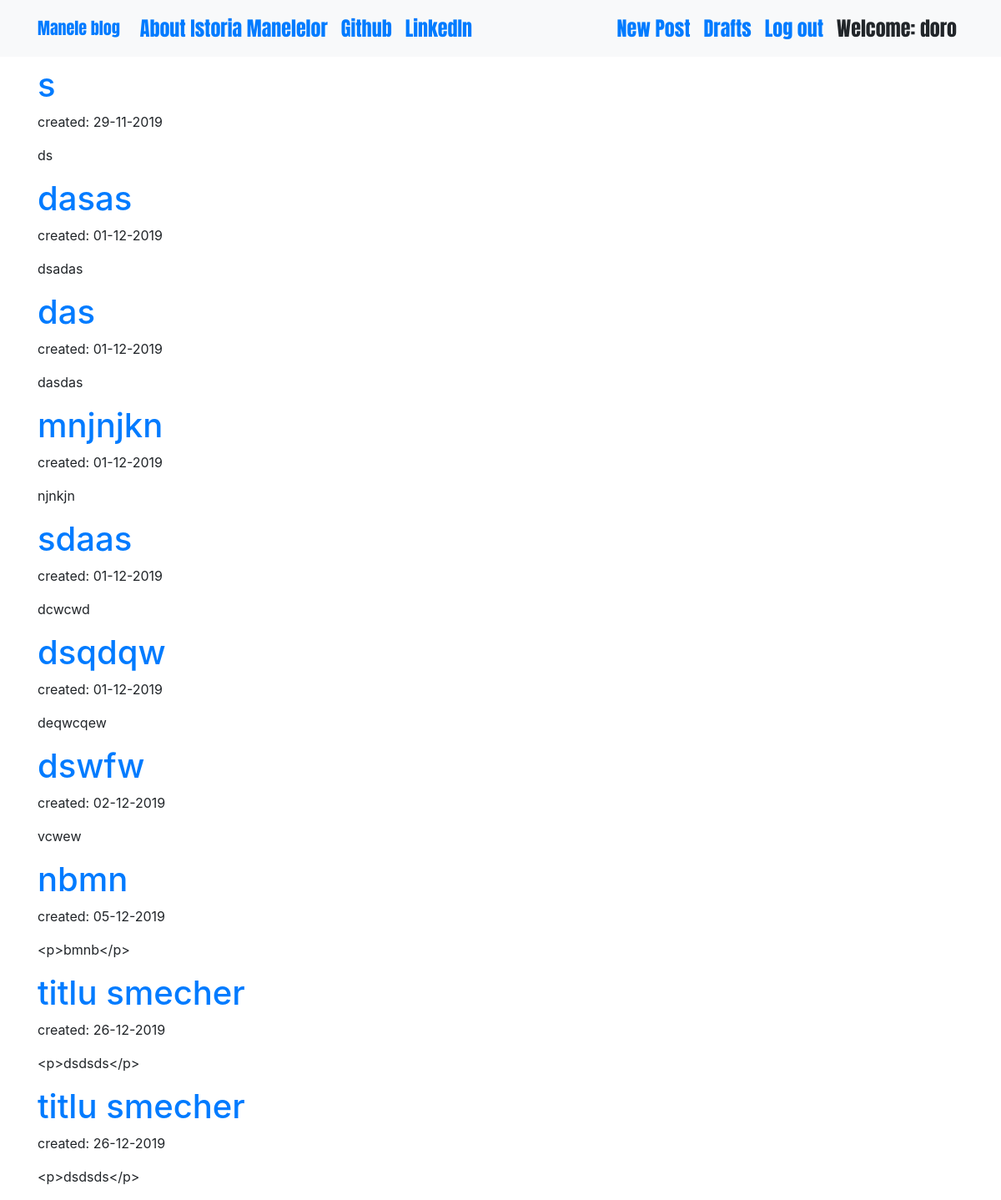
Before: /drafts/ (signed in) with the older database file.
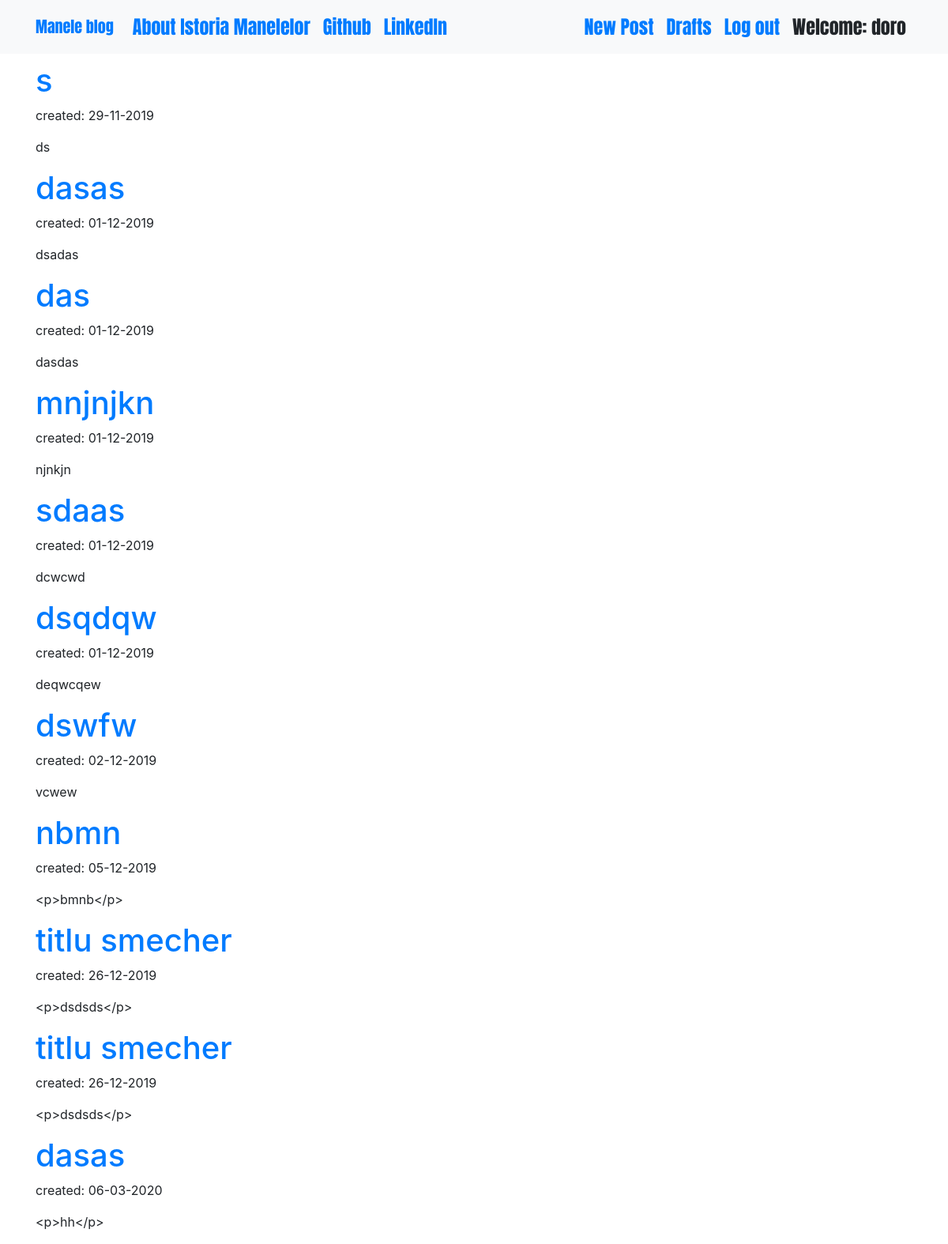
After: the same page with the newer database file.
### blog/models.py (models this page shows, shortened)
class Post(models.Model):
    author = models.ForeignKey('auth.User',on_delete=models.CASCADE)  # FK spre modelul auth.User (autentificarea userilor in admin)
    title = models.CharField(max_length=200)                          # FK-ul este cel ce  umple capul Author cu valori selectabile la crearea unui nou post
    text = models.TextField()
    created_date = models.DateTimeField(default=timezone.now)
    published_date = models.DateTimeField(blank=True, null=True)

### blog/views.py (the view)
# urls.py: path('drafts/', views.DraftListView.as_view(), name='post_draft_list'),
class DraftListView(LoginRequiredMixin,ListView):      # Default suffix is _list.
    template_name='blog/post_draft_list.html'
    model = Post
    def get_queryset(self):
        return Post.objects.filter(published_date__isnull=True).order_by('created_date')

### blog/templates/blog/post_draft_list.html
{% extends 'blog/base.html' %}
{% block content %}
    {% for post in post_list %}
        <div class="post">
            <h1><a href="{% url 'post_detail' pk=post.pk %}">{{ post.title }}</a></h1>
            <p class="date">created: {{ post.created_date|date:'d-m-Y' }}</p>
            <p>{{ post.text|truncatechars:200 }}</p>
        </div>
    {% endfor %}
{% endblock %}

Changed rows visible on the page:
added Post: title "dasas", created_date "06-03-2020", text "<p>hh</p>"
